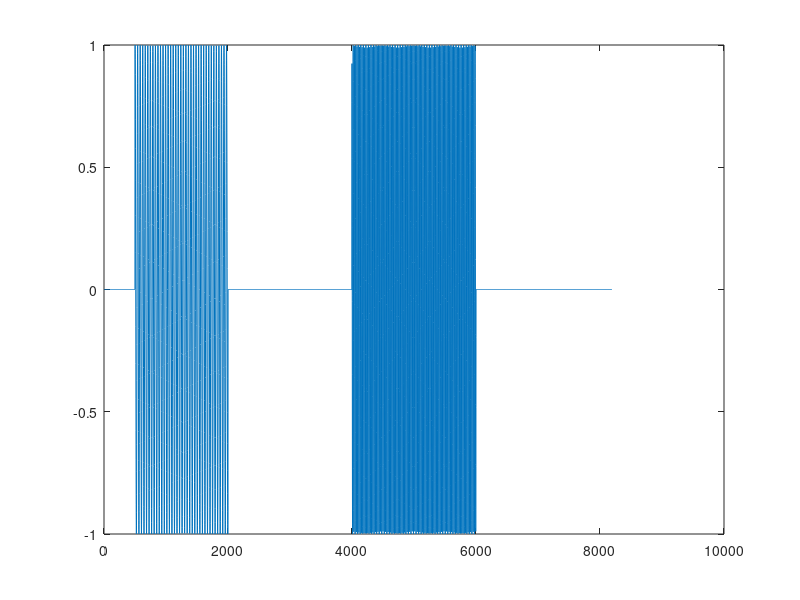
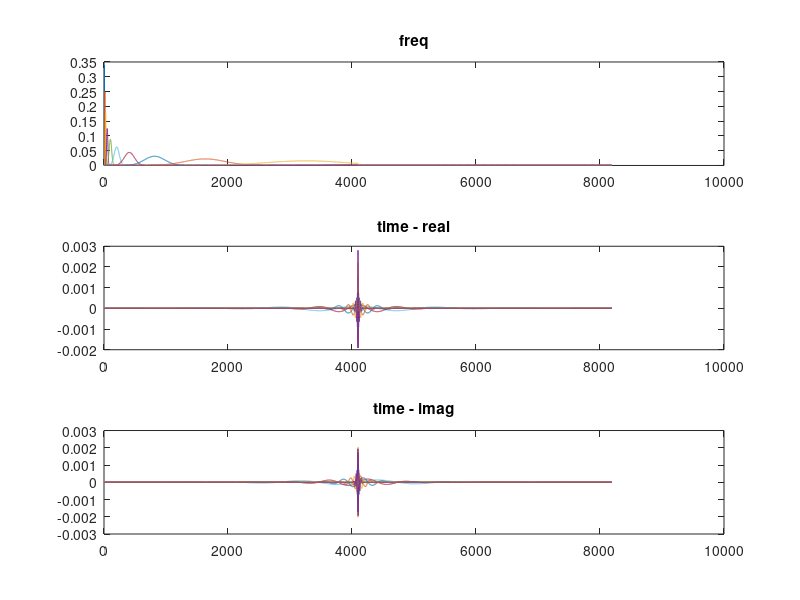
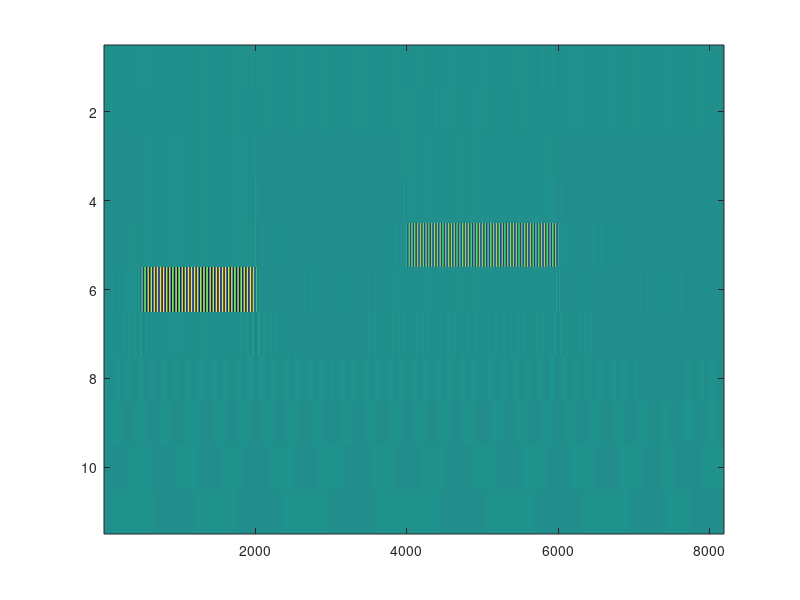

Source code (MATLAB) for these figures, in order: (Note: this script raises an error after producing the figures.)
% cwt - Continuous Wavelet Transform (work paused)
%
% A Continuous Wavelet Transform (CWT) based on Teolis and WaveLab.
% This effort was paused as focus shifted to wave_matlab scripts [3].
%
% References:
% [1] Anthony Teolis, "Computational Signal Processing with Wavelets"
% [2] http://www-stat.stanford.edu/~wavelab/, WaveLab 850 software
% [3] http://paos.colorado.edu/research/wavelets
%
% See also: morlet.m, wmdemo.m

% modification history
% --------------------
%                ----  v6.2.0  ----
% 05.15.08  JDM  created
%                ----  v6.3.0  ----
% 12.10.08  JDM  rewrite
%
% JDM == Joel D. Miller

% Copyright (C) 2001-2018 United States Government as represented by the
% Administrator of the National Aeronautics and Space Administration (NASA).
% All Rights Reserved.
% 
% This software is distributed under the NASA Open Source Agreement (NOSA),
% version 1.3.  The NOSA has been approved by the Open Source Initiative.
% See the file NOSA.txt at the top of the distribution directory tree for the
% complete NOSA document.
% 
% THE SUBJECT SOFTWARE IS PROVIDED "AS IS" WITHOUT ANY WARRANTY OF ANYKIND,
% EITHER EXPRESSED, IMPLIED, OR STATUTORY, INCLUDING, BUT NOT LIMITED TO, ANY
% WARRANTY THAT THE SUBJECT SOFTWARE WILL CONFORM TO SPECIFICATIONS, ANY IMPLIED
% WARRANTIES OF MERCHANTABILITY, FITNESS FOR A PARTICULAR PURPOSE, OR FREEDOM
% FROM INFRINGEMENT, ANY WARRANTY THAT THE SUBJECT SOFTWARE WILL BE ERROR FREE,
% OR ANY WARRANTY THAT DOCUMENTATION, IF PROVIDED, WILL CONFORM TO THE SUBJECT
% SOFTWARE.

%23456789 123456789 123456789 123456789 123456789 123456789 123456789 1234567890

% test signal
%
% log2(4096) = 12      Nyquist freq
% log2(200)  = 7.6439  sin segment 1
% log2(400)  = 8.6439  sin segment 2

x = zeros(8192,1);
x(500:2000)  = sin(2*pi*200*(500:2000)/8192);
x(4000:6000) = sin(2*pi*400*(4000:6000)/8192);
figure;
plot(x);
%wavplay(x,8192);

% WaveLab Notes
%
% cd to Wavelab850/ dir
% run WavePath.m to set paths
%
% WaveLab freq-domain Morlet wavelet
% second term often omitted, values extremely small
% see: http://en.wikipedia.org/wiki/Morlet_wavelet
% window = exp(-(ws - wc).^2 ./2) - exp(-(ws.^2 + wc.^2)/2);
%
% trans = CWT_Wavelab( x, 1, 'Morlet' );  % nvoice = 1
% ImageCWT( trans, 'Overall', 'jet' );

% WaveLab wavelet and scaling parameters
nvoice = 1;
oct = 2;     % WaveLab default = 2, can result in discontinuity at N/2
scale = 4;   % WaveLab default = 4
wc = 5;      % WaveLab default = 5

x = x(:)';
N = length(x);
X = fft(x);
w = [ 0:N/2 (-N/2)+1:-1 ] .* 2*pi/N;  % radians

noctave = floor(log2(N))-oct;
nscale = nvoice .* noctave;
trans = zeros(N,nscale);
mtime = zeros(N,nscale);
mfreq = zeros(N,nscale);

jj = 0;  % low to high freqs
for jo = 1:noctave,
  for jv = 1:nvoice,
    jj = jj+1;

    % WaveLab scaling
    a = scale .* 2^(jo - 1 + jv/nvoice);
    ws =  N .* w ./ a ;

    % freq-domain scaled Morlet wavelet
    % (Teolis pgs.65-70, Fourier Transform in notebook "NASA 8" 5/16/08)
    DsG = (1/sqrt(a)) .* exp(-(ws - wc).^2./2);
    mfreq(:,jj) = DsG;
    mtime(:,jj) = ifft(DsG);  % time-domain

    % apply filter, keep real part of time-domain result
    transC = ifft( DsG .* X );
    trans(1:N,jj) = real( transC )';
  end;
end;

figure;
subplot(3,1,1);
plot(mfreq);
title('freq');
subplot(3,1,2);
plot(fftshift(real(mtime)));
title('time - real');
subplot(3,1,3);
plot(fftshift(imag(mtime)));
title('time - imag');

% see also: WaveLab ImageCWT()
figure;
imagesc(1:N,jj:-1:1,trans');
h = gca;
set( h, 'YTickLabel', flipud(get(h,'YTickLabe')) );
grid on;
colorbar;
